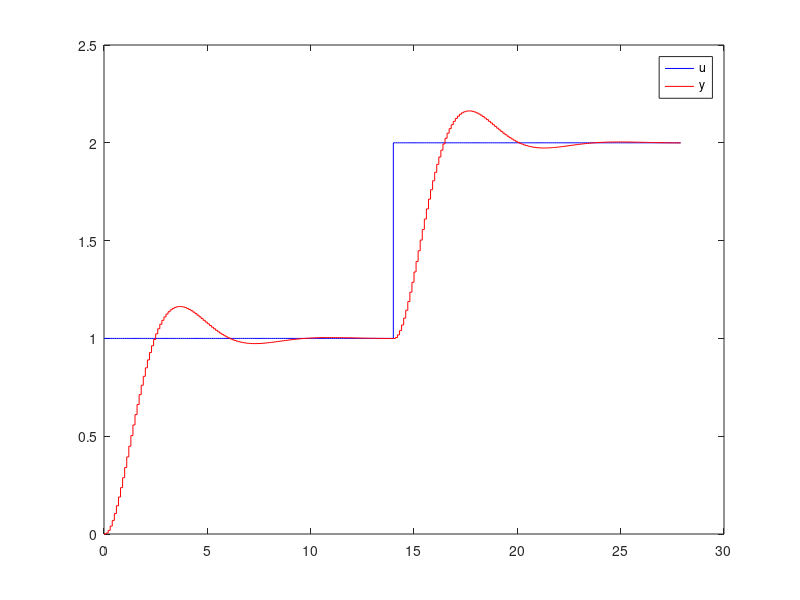

Recreate this plot in MATLAB.
%
% Simulace prechodu obycejne soustavy druheho radu.
% bez regulatoru, ciste reakce na vstupni signal u
%

clear all;
Ts = 0.1; %time stamp / vzorkovaci perioda
%vytvoreni systemu
sysTF = tf(1,[1 1 1]); 

D=c2d(sysTF,Ts); %to discreet representation
[A,B,C,D]=ssdata(D); %to state space model

u = [ones(1,140) 2*ones(1,140)]; %input data
T = 0:Ts:length(u)*Ts; %time data
x = [0; 0]; %initial state - vertical

% simulace
y = zeros(1,length(u));
for k = 1:length(u)
    y(k)= C*x + D*u(k);
    x = A*x + B*u(k);
end

stairs(T(1:end-1),u,'-b');
hold on; 
stairs(T(1:end-1),y,'-r');
legend('u','y');
hold off;

